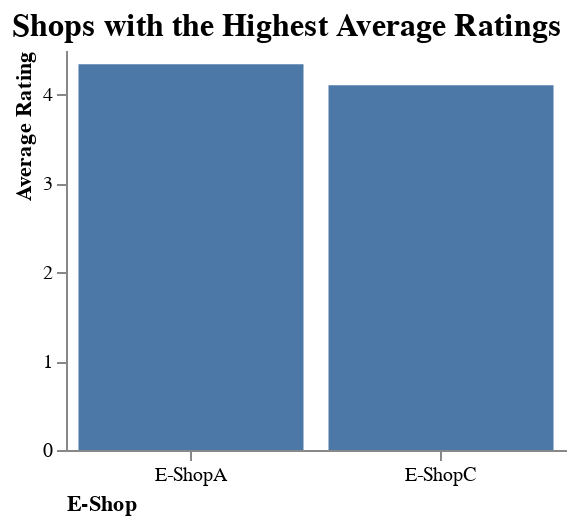

Here is the notebook cell this chart was saved with:
### Markdown cell above
## Task 2

Two E-Shops with the Highest Average Rating

- Show the two E-Shops with the highest average rating
- Use the name `average_rating`

### Code cell
df_best_rating = df.groupby('eshop_name')['average_rating'].mean().reset_index().sort_values('average_rating', ascending=False).head(2)

chart = alt.Chart(df_best_rating).mark_bar().encode(
    x=alt.X('eshop_name').axis(
                            title='E-Shop', 
                            titleAnchor="start",
                            labelAngle=0,
                            grid=False
                            ),
    y=alt.Y('average_rating').axis(
                            title='Average Rating', 
                            titleAnchor="end",
                            grid=False
                            ),
    tooltip=alt.Tooltip("average_rating", format=",.2f")
).properties(
    title='Shops with the Highest Average Ratings',
    width= 250,
    height=200
).configure_title( 
    fontSize=16,
    font='Arial',
    anchor='start'
).configure_view(
    strokeWidth=0
)

chart

### Figure 1 — Vega-Lite specification as saved in the notebook (floating-point values rounded to 4 significant figures)
{"config": {"view": {"continuousWidth": 300, "continuousHeight": 300, "strokeWidth": 0}, "title": {"anchor": "start", "font": "Arial", "fontSize": 16}}, "data": {"name": "data-c609e6a44c8be3263497b1c58fc79450"}, "mark": {"type": "bar"}, "encoding": {"tooltip": {"field": "average_rating", "format": ",.2f", "type": "quantitative"}, "x": {"axis": {"title": "E-Shop", "titleAnchor": "start", "labelAngle": 0, "grid": false}, "field": "eshop_name", "type": "nominal"}, "y": {"axis": {"title": "Average Rating", "titleAnchor": "end", "grid": false}, "field": "average_rating", "type": "quantitative"}}, "height": 200, "title": "Shops with the Highest Average Ratings", "width": 250, "$schema": "https://vega.github.io/schema/vega-lite/v5.8.0.json", "datasets": {"data-c609e6a44c8be3263497b1c58fc79450": [{"eshop_name": "E-ShopA", "average_rating": 4.339}, {"eshop_name": "E-ShopC", "average_rating": 4.105}]}}
